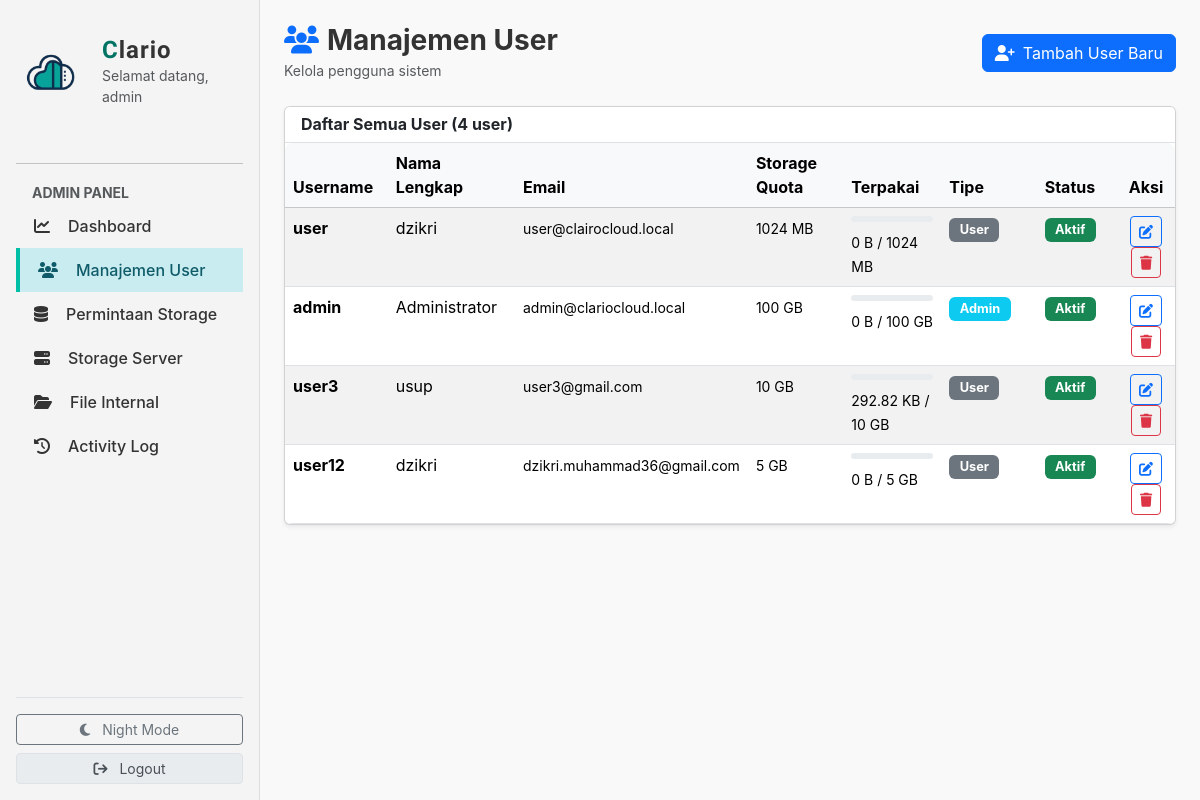
The app's page /app/public/admin/management_user.php (signed in) with its own data.
### tables this page shows
CREATE TABLE `users` (
  `id` int(10) UNSIGNED NOT NULL,
  `username` varchar(50) NOT NULL,
  `email` varchar(100) NOT NULL,
  `password` varchar(255) NOT NULL,
  `full_name` varchar(100) DEFAULT NULL,
  `storage_quota` bigint(20) UNSIGNED DEFAULT 5368709120 COMMENT 'Storage quota in bytes (default 5GB)',
  `storage_used` bigint(20) UNSIGNED DEFAULT 0 COMMENT 'Storage used in bytes',
  `avatar` varchar(255) DEFAULT NULL,
  `is_active` tinyint(1) NOT NULL DEFAULT 1,
  `is_admin` tinyint(1) NOT NULL DEFAULT 0,
  `last_login` timestamp NULL DEFAULT NULL,
  `created_at` timestamp NOT NULL DEFAULT current_timestamp(),
  `updated_at` timestamp NOT NULL DEFAULT current_timestamp() ON UPDATE current_timestamp()
);

### app/public/connection.php (called while the page is built, shortened)
<?php
class DatabaseConnection
{
    private static $instance = null;
    private $pdo = null;
    private $host = '127.0.0.1';
    private $db = 'clariocloud';
    private $user = 'root';
    private $pass = '';
    private $charset = 'utf8mb4';
    private function __construct()
    {
        try {
            $dsn = "mysql:host={$this->host};dbname={$this->db};charset={$this->charset}";
            $options = [
                PDO::ATTR_ERRMODE            => PDO::ERRMODE_EXCEPTION,
                PDO::ATTR_DEFAULT_FETCH_MODE => PDO::FETCH_ASSOC,
                PDO::ATTR_EMULATE_PREPARES   => false,
                PDO::ATTR_PERSISTENT         => true,
            ];
            $this->pdo = new PDO($dsn, $this->user, $this->pass, $options);
        } catch (PDOException $e) {
            error_log("Database Connection Error: " . $e->getMessage());
            throw new Exception("Could not connect to database. Please check your configuration.");
        }
    }
    public static function getInstance()
    {
        if (self::$instance === null) {
            self::$instance = new self();
        }
        return self::$instance;
    }
    public function getConnection()
    {
        return $this->pdo;
    }
}
function getDB()
{
    return DatabaseConnection::getInstance()->getConnection();
}
function query($sql, $params = [])
{
    $pdo = getDB();
    $stmt = $pdo->prepare($sql);
    $stmt->execute($params);
    return $stmt;
}
function fetchAll($sql, $params = [])
{
    $stmt = query($sql, $params);
    return $stmt->fetchAll();
}
function fetchOne($sql, $params = [])
{
    $stmt = query($sql, $params);
    return $stmt->fetch();
}

### app/public/admin/management_user.php (the view, shortened to what this page needs)
<?php
require_once __DIR__ . '/../connection.php';
$users = fetchAll("
    SELECT id, username, full_name, email, storage_quota, storage_used,
           last_login, created_at, is_active, is_admin
    FROM users
    ORDER BY created_at DESC
");
function formatBytes($bytes) {
    $units = ['B', 'KB', 'MB', 'GB', 'TB'];
    for ($i = 0; $bytes > 1024 && $i < count($units) - 1; $i++) {
        $bytes /= 1024;
    }
    return round($bytes, 2) . ' ' . $units[$i];
}
?>
<!DOCTYPE html>
<html lang="id">
<head>
    <link href="https://cdn.jsdelivr.net/npm/bootstrap@5.3.3/dist/css/bootstrap.min.css" rel="stylesheet">
    <link rel="stylesheet" href="https://cdnjs.cloudflare.com/ajax/libs/font-awesome/6.6.0/css/all.min.css">
    <link rel="stylesheet" href="../assets/css/style.css">
</head>
<body style="background-color: #f9f9f9;">
<div class="d-flex">
    <?php include __DIR__ . '/../sidebar.php'; ?>
    <div class="main flex-grow-1 p-4">
            <div class="d-flex justify-content-between align-items-center mb-4">
                <div>
                    <h3 class="fw-bold mb-0"><i class="fa fa-users text-primary me-2"></i>Manajemen User</h3>
                    <small class="text-muted">Kelola pengguna sistem</small>
                </div>
                <button class="btn btn-primary" data-bs-toggle="modal" data-bs-target="#addUserModal">
                    <i class="fa fa-user-plus me-2"></i>Tambah User Baru
                </button>
            </div>
            <div class="card shadow-sm">
                <div class="card-header bg-white border-bottom">
                    <h6 class="mb-0 fw-bold">Daftar Semua User (<?php echo count($users); ?> user)</h6>
                </div>
                <div class="card-body p-0">
                    <div class="table-responsive">
                        <table class="table table-hover table-striped mb-0">
                            <thead class="table-light">
                                <tr>
                                    <th style="width: 12%;">Username</th>
                                    <th style="width: 15%;">Nama Lengkap</th>
                                    <th style="width: 20%;">Email</th>
                                    <th style="width: 12%;">Storage Quota</th>
                                    <th style="width: 12%;">Terpakai</th>
                                    <th style="width: 12%;">Tipe</th>
                                    <th style="width: 10%;">Status</th>
                                    <th style="width: 15%; text-align: center;">Aksi</th>
                                </tr>
                            </thead>
                            <tbody>
                                <?php foreach ($users as $user): ?>
                                <tr>
                                    <td>
                                        <strong><?php echo htmlspecialchars($user['username']); ?></strong>
                                    </td>
                                    <td><?php echo htmlspecialchars($user['full_name'] ?: '-'); ?></td>
                                    <td>
                                        <small><?php echo htmlspecialchars($user['email']); ?></small>
                                    </td>
                                    <td>
                                        <small><?php echo formatBytes($user['storage_quota']); ?></small>
                                    </td>
                                    <td>
                                        <div class="d-flex align-items-center gap-1">
                                            <div class="progress flex-grow-1" style="height: 6px; background-color: #e9ecef;">
                                            </div>
                                        </div>
                                        <small><?php echo formatBytes($user['storage_used']); ?> / <?php echo formatBytes($user['storage_quota']); ?></small>
                                    </td>
                                    <td>
                                        <?php if ($user['is_admin'] ?? 0): ?>
                                            <span class="badge bg-info">Admin</span>
                                        <?php else: ?>
                                            <span class="badge bg-secondary">User</span>
                                        <?php endif; ?>
                                    </td>
                                    <td>
                                        <?php if ($user['is_active'] ?? 0): ?>
                                            <span class="badge bg-success">Aktif</span>
                                        <?php else: ?>
                                            <span class="badge bg-danger">Nonaktif</span>
                                        <?php endif; ?>
                                    </td>
                                    <td style="text-align: center;">
                                        <button class="btn btn-sm btn-outline-primary" data-bs-toggle="modal" data-bs-target="#editUserModal"
                                                data-user-id="<?php echo $user['id']; ?>"
                                                data-username="<?php echo htmlspecialchars($user['username']); ?>"
                                                data-fullname="<?php echo htmlspecialchars($user['full_name'] ?? ''); ?>"
                                                data-email="<?php echo htmlspecialchars($user['email']); ?>"
                                                data-is-active="<?php echo $user['is_active'] ?? 0; ?>"
                                                title="Edit">
                                            <i class="fa fa-edit"></i>
                                        </button>
                                        <button class="btn btn-sm btn-outline-danger" data-bs-toggle="modal" data-bs-target="#deleteUserModal"
                                                data-user-id="<?php echo $user['id']; ?>"
                                                data-username="<?php echo htmlspecialchars($user['username']); ?>"
                                                title="Hapus">
                                            <i class="fa fa-trash"></i>
                                        </button>
                                    </td>
                                </tr>
                                <?php endforeach; ?>
                            </tbody>
                        </table>
                    </div>
                </div>
            </div>
        </div>
    </div>
</body>
</html>

### app/public/sidebar.php (shortened to what this page needs)
<?php
$current = basename($_SERVER['SCRIPT_NAME']);
$baseUrl = str_replace('\\', '/', dirname($_SERVER['SCRIPT_NAME']));
if (basename($baseUrl) === 'admin') {
    $baseUrl = dirname($baseUrl);
}
$baseUrl = rtrim($baseUrl, '/');
$userId = $_SESSION['user_id'] ?? null;
$user = null;
if ($userId) {
    $user = fetchOne('SELECT username, email, full_name, storage_quota, storage_used, avatar FROM users WHERE id = ?', [$userId]);
}
?>
<div class="sidebar p-3 d-flex flex-column" id="sidebar">
    <div class="d-flex align-items-center mb-4 logo-container">
        <img src="assets/image/clairo.png" alt="logo" class="me-2" style="width: 70px;">
        <div>
            <h4 class="fw-bold logo-text mb-0" style="font-family: 'Krona One', sans-serif;">
                <span class="text-teal">C</span>lario
            </h4>
            <?php if ($user): ?>
            <div class="small text-muted">Selamat datang, <?php echo htmlspecialchars($user['username'] ?: $user['full_name']); ?></div>
            <?php endif; ?>
        </div>
    </div>
    <ul class="nav flex-column mb-4">
        <?php if (isset($_SESSION['is_admin']) && $_SESSION['is_admin'] == 1): ?>
        <li class="nav-item mt-3">
            <hr class="my-3">
            <small class="text-muted fw-bold px-3">ADMIN PANEL</small>
        </li>
        <li class="nav-item"><a href="<?php echo $baseUrl; ?>/admin/dashboard.php" class="nav-link <?php echo ($current === 'dashboard.php') ? 'active' : ''; ?>"><i class="fa fa-chart-line me-2"></i> Dashboard</a></li>
        <li class="nav-item"><a href="<?php echo $baseUrl; ?>/admin/management_user.php" class="nav-link <?php echo ($current === 'management_user.php') ? 'active' : ''; ?>"><i class="fa fa-users me-2"></i> Manajemen User</a></li>
        <li class="nav-item"><a href="<?php echo $baseUrl; ?>/admin/permintaan_storage.php" class="nav-link <?php echo ($current === 'permintaan_storage.php') ? 'active' : ''; ?>"><i class="fa fa-database me-2"></i> Permintaan Storage</a></li>
        <li class="nav-item"><a href="<?php echo $baseUrl; ?>/admin/storage_server.php" class="nav-link <?php echo ($current === 'storage_server.php') ? 'active' : ''; ?>"><i class="fa fa-server me-2"></i> Storage Server</a></li>
        <li class="nav-item"><a href="<?php echo $baseUrl; ?>/admin/file_internal.php" class="nav-link <?php echo ($current === 'file_internal.php') ? 'active' : ''; ?>"><i class="fa fa-folder-open me-2"></i> File Internal</a></li>
        <li class="nav-item"><a href="<?php echo $baseUrl; ?>/admin/activity_log.php" class="nav-link <?php echo ($current === 'activity_log.php') ? 'active' : ''; ?>"><i class="fa fa-history me-2"></i> Activity Log</a></li>
        <?php endif; ?>
    </ul>
    <div class="mt-auto">
        <div class="mt-3 pt-3 border-top">
            <button class="btn btn-sm btn-outline-secondary w-100" onclick="toggleTheme()" title="Toggle Night Mode">
                <i class="fa fa-moon me-2"></i> <span id="theme-text">Night Mode</span>
            </button>
        </div>
        <?php if (isset($_SESSION['is_admin']) && $_SESSION['is_admin'] == 1): ?>
        <div class="mt-2">
            <a href="<?php echo $baseUrl; ?>/logout.php" class="btn btn-sm btn-logout w-100" style="background-color: #e9ecef; color: #495057; border: 1px solid #dee2e6;">
                <i class="fa fa-sign-out me-2"></i> Logout
            </a>
        </div>
        <?php endif; ?>
    </div>
</div>

### app/public/assets/css/style.css (style rules this page uses)
:root { --bg-primary: #f9f9f9; --bg-card: #ffffff; --text-primary: #333; --text-muted: #999; --border-color: #e0e0e0; --sidebar-bg: #f4f4f4; --sidebar-border: #ddd; }
body { background-color: var(--bg-primary); font-family: "Inter", sans-serif; margin: 0; padding: 0; color: var(--text-primary); transition: background-color 0.3s ease, color 0.3s ease; }
.sidebar { width: 260px; height: 100vh; background: var(--sidebar-bg); border-right: 1px solid var(--sidebar-border); display: flex; flex-direction: column; justify-content: space-between; padding: 0 0 20px 0; position: fixed; left: 0; top: 0; z-index: 1000; transition: background-color 0.3s ease, border-color 0.3s ease; }
.logo-container { display: flex; align-items: center; justify-content: center; gap: 8px; padding-top: 20px; }
.logo-text { font-family: "Krona One", sans-serif; font-size: 24px; color: #333; letter-spacing: 1px; }
.logo-text .teal, .logo-text .text-teal, .text-teal { color: #007364 !important; }
.sidebar .nav { padding: 0; margin: 0; }
.sidebar .nav-link { color: var(--text-primary); font-weight: 500; border-radius: 0; margin: 0; padding: 10px 18px; display: flex; align-items: center; width: 100%; gap: 10px; transition: all 0.2s ease; }
.sidebar .nav-link.active, .sidebar .nav-link:hover { border-left: 4px solid #00bfa6; background-color: #c8ecef; color: #0f5b69; }
.progress { height: 6px; border-radius: 10px; margin-bottom: 8px; }
.main { margin-left: 260px; padding: 20px; background-color: var(--bg-primary); color: var(--text-primary); min-height: 100vh; width: calc(100% - 260px); transition: background-color 0.3s ease, color 0.3s ease; }

### app/public/admin/management_user.php (style rules this page uses)
.table-responsive { border-radius: 0.5rem; }
.badge { font-size: 0.8rem; padding: 0.35rem 0.65rem; }

### records on screen
users: username "admin", full_name "Administrator", email "admin@clariocloud.local", storage_quota "100 GB", storage_used "0 B", is_admin "Admin", is_active "Aktif"
users: username "user", full_name "dzikri", email "user@clairocloud.local", storage_quota "1024 MB", storage_used "0 B", is_admin "User", is_active "Aktif"
users: username "user3", full_name "usup", email "user3@gmail.com", storage_quota "10 GB", storage_used "292.82 KB", is_admin "User", is_active "Aktif"
users: username "user12", full_name "dzikri", email "dzikri.muhammad36@gmail.com", storage_quota "5 GB", storage_used "0 B", is_admin "User", is_active "Aktif"

### other values on screen
count($users) "4"
